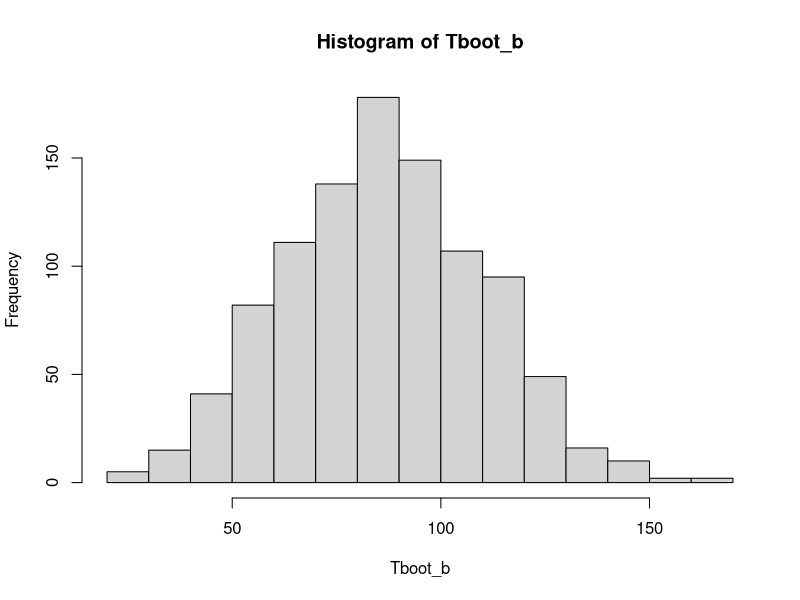
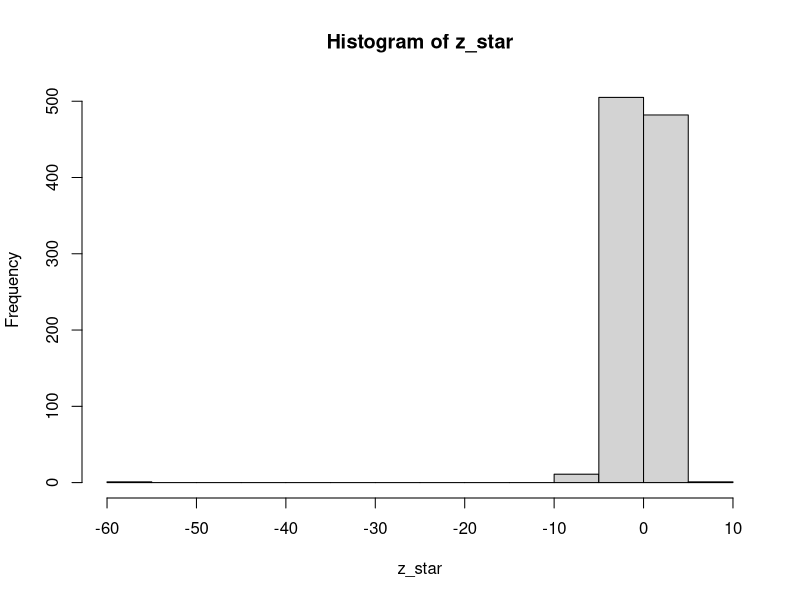
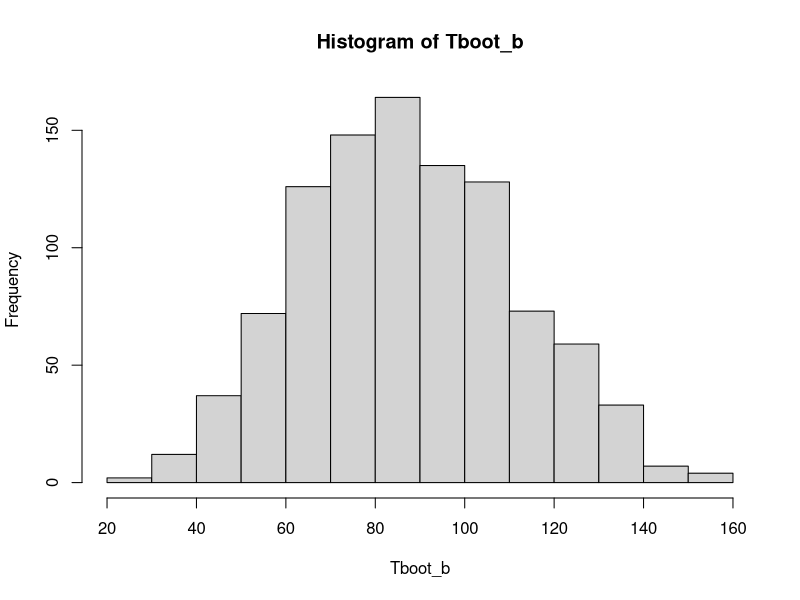

R code for these plots, in order:
## ---- chunk 1
knitr::opts_chunk$set(echo = TRUE)
## ---- chunk 2
X<-c(94,197,16,38,99,141,23)
Y<-c(52,104,146,10,51,30,40,27,46)
## ---- chunk 3
(estimacion<-mean(X))
sd(X)
n<-length(X)
## ---- chunk 4
estimacion+c(-1,1)*qt(p=0.975,df=(n-1))*sd(X)/sqrt(n)
## ---- chunk 5
B <- 1000
Tboot_b <- NULL
for(b in 1:B) {
  xb <- sample(X, size = n, replace = TRUE)
  Tboot_b[b] <- mean(xb)
}
Tboot_b[1:10]

hist(Tboot_b)
## ---- chunk 6
(sesgo_bootstrap <- mean(Tboot_b))
estimacion
sesgo_bootstrap-estimacion
## ---- chunk 7
(cuantil_z <- qnorm(1 - 0.05 / 2))
(sdboot <- sd(Tboot_b))
estimacion + c(-1,1)*cuantil_z * sdboot
## ---- chunk 8
B <- 1000
Tboot_b <- NULL
Tboot_bm <- NULL
sdboot_b <- NULL
for (b in 1:B) {
  xb <- sample(X, size = n, replace = TRUE)
  Tboot_b[b] <- mean(xb)
  for (m in 1:B) {
    xbm <- sample(xb, size = n, replace = TRUE)
    Tboot_bm[m] <- mean(xbm)
  }
  sdboot_b[b] <- sd(Tboot_bm)
}
z_star <- (Tboot_b - estimacion) / sdboot_b

hist(z_star)
summary(z_star)
## ---- chunk 9
cuantil_t_empirico <- quantile(z_star, 1 - 0.05 / 2)
estimacion +c(-1,1) *cuantil_t_empirico* sdboot
## ---- chunk 10
B <- 1000
Tboot_b <- NULL
for(b in 1:B) {
  xb <- sample(X, size = n, replace = TRUE)
  Tboot_b[b] <- mean(xb)
}
hist(Tboot_b)
quantile(Tboot_b,0.05 / 2)
quantile(Tboot_b, 1 - 0.05 / 2)
## ---- chunk 11
library(boot) 
mean_fun=function(datos,indice){ 
  m=mean(datos[indice]) 
  v=var(datos[indice]) 
  c(m,v)
}

X.boot<-boot(X,mean_fun,R=1000) 
(results<-boot.ci(X.boot,type=c("basic","stud","perc")))
